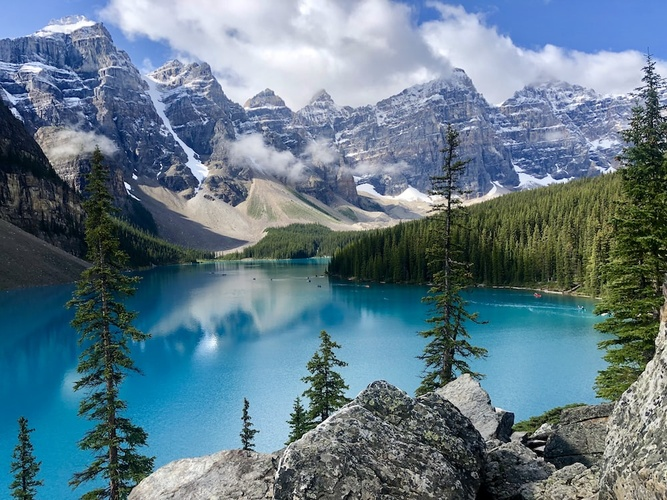
#> input picture Face detection Sample/image-2.jpg, 667 x 500 px, shrunk from 1000 x 750 before the run
$ python tempCodeRunnerFile.py   (older library calls are emulated)
#> lines starting #> are read from the running program, lines starting #| are printed output that depends on the picture; after the words box and inside, x2 and y2 are one past the last pixel; in counts of white or black regions, pixels touching at a corner belong together
import cv2
import sys

imagePath = "image.jpg"
imagePath1 = "image-2.jpg"
cascPath =  "haarcascade_frontalface_default.xml"
#faceCascade = cv2.CascadeClassifier(cv2.data.haarcascades + cascPath)
faceCascade = cv2.CascadeClassifier('haarcascade_frontalface_default.xml')

# read and convert image
image = cv2.imread(imagePath1)
#> image is the input picture: shape (500, 667, 3); mean B, G, R 136.5, 122.3, 97.2
gray = cv2.cvtColor(image, cv2.COLOR_BGR2GRAY)
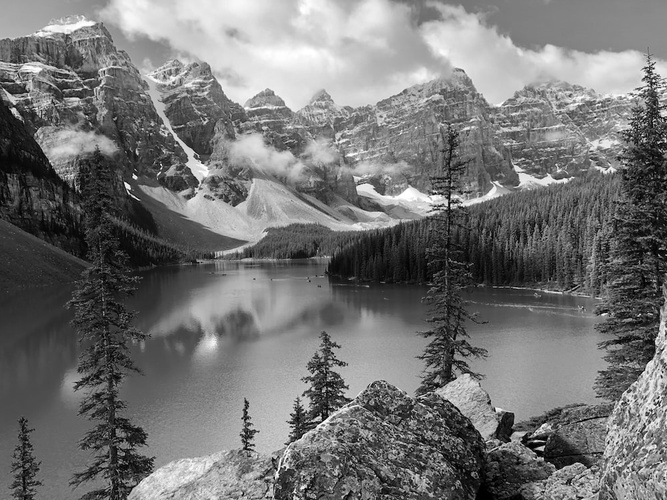
#> gray: shape (500, 667); min 0, max 255, mean 116.4

# detect faces in the image
faces = faceCascade.detectMultiScale(
    gray,
    scaleFactor=1.1,
    minNeighbors=5,
    minSize=(30, 30),
    #    flags = cv2.cv.CV_HAAR_SCALE_IMAGE
    )
#> faces = [[151, 198, 190, 190]]
print("Found {0} faces!".format(len(faces)))
#| Found 1 faces!

# show face detections
for (x, y, w, h) in faces:
    cv2.rectangle(image, (x, y), (x+w, y+h), (255, 0, 0), 2)
#> this loop made 1 pass
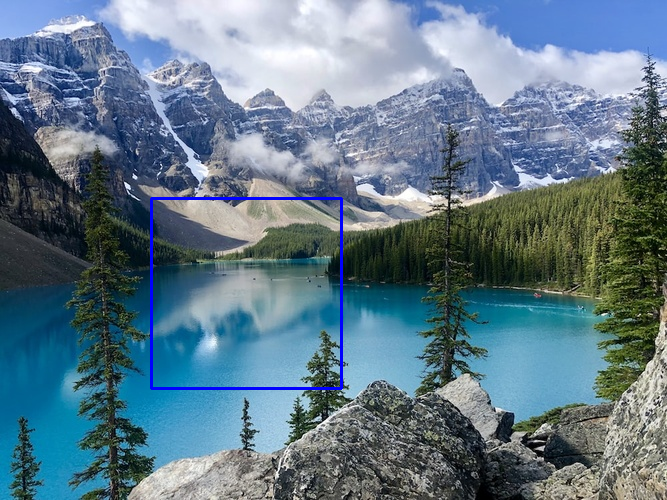
#> image: shape (500, 667, 3); 0.68% of pixels changed, all inside (x1, y1, x2, y2) = (150, 197, 343, 390)
